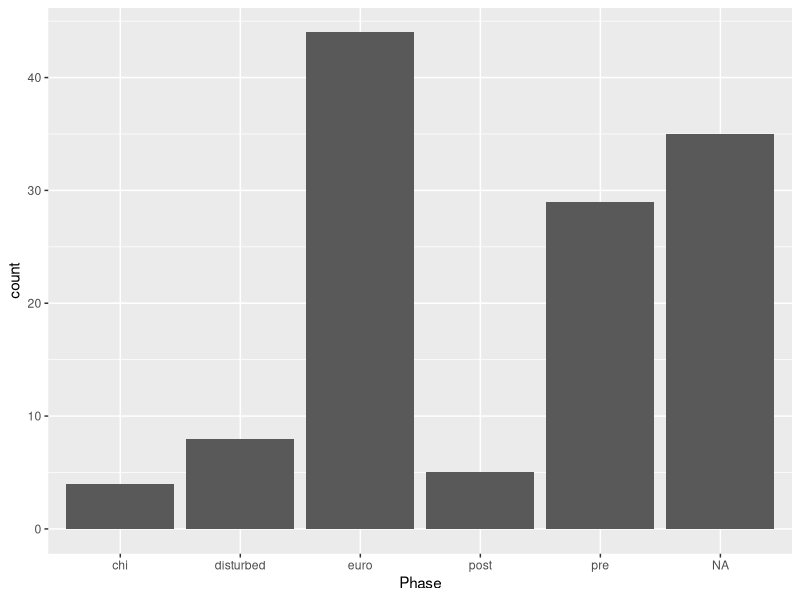
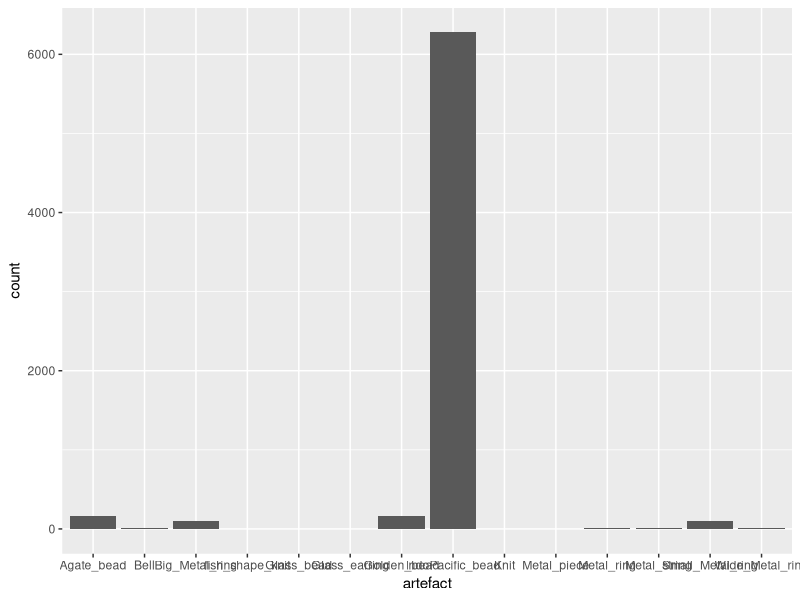
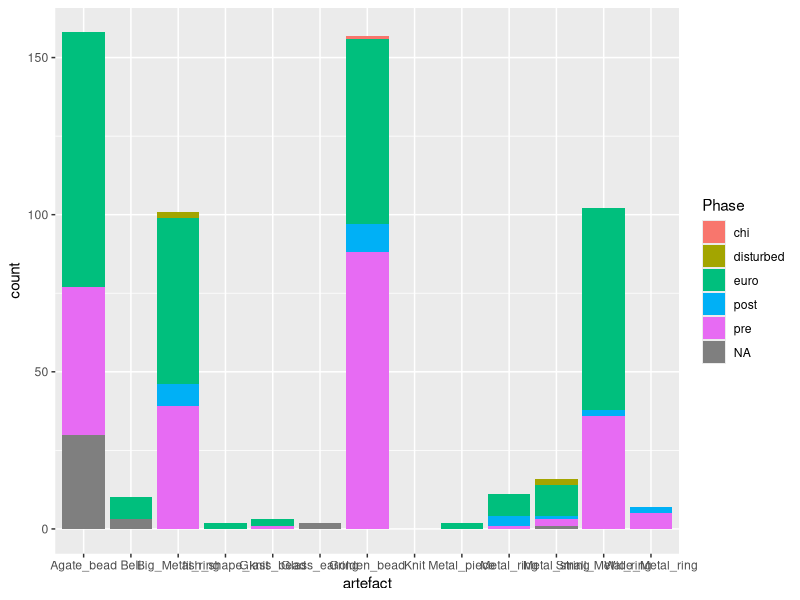
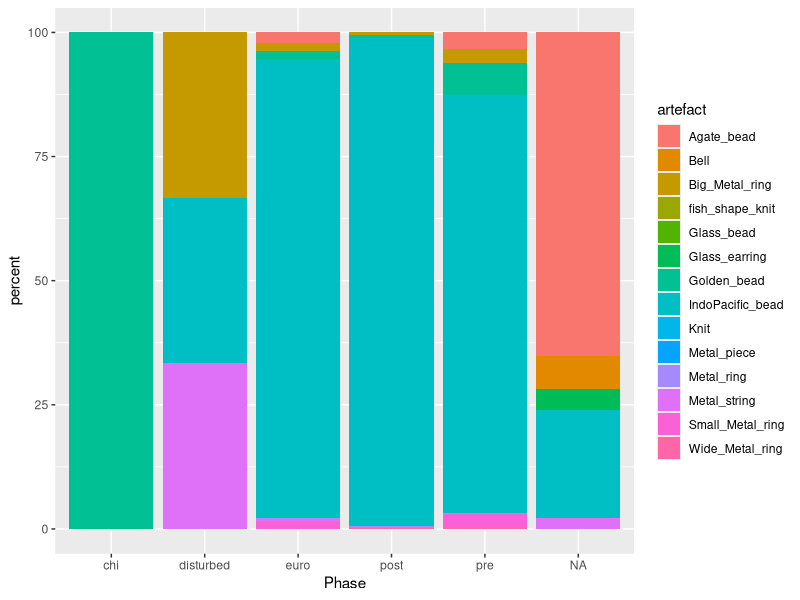
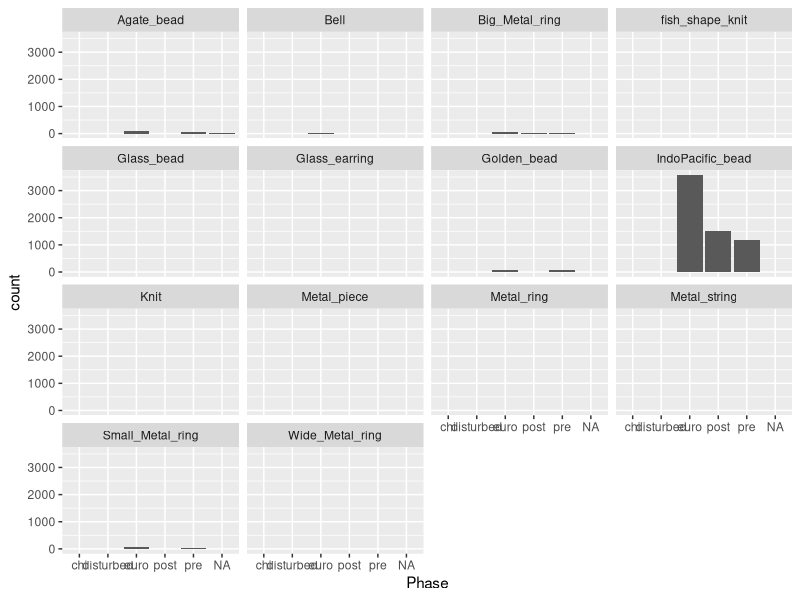
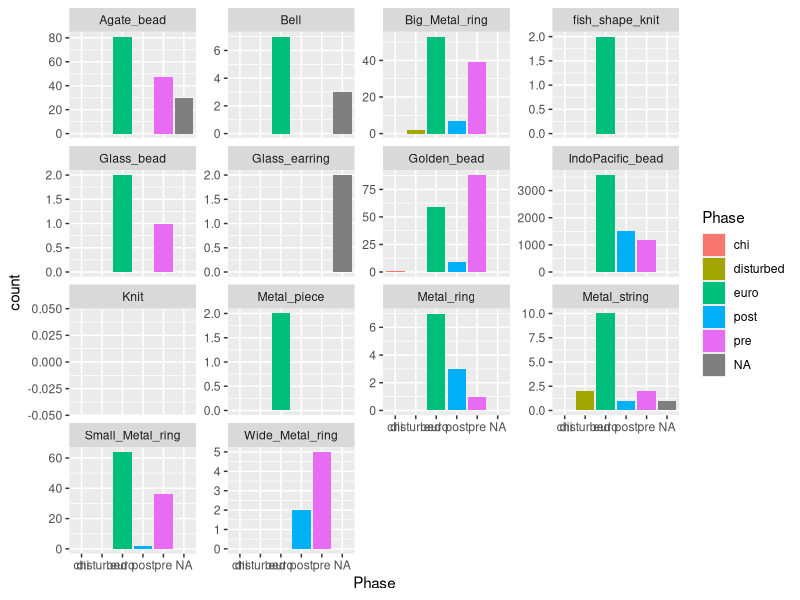
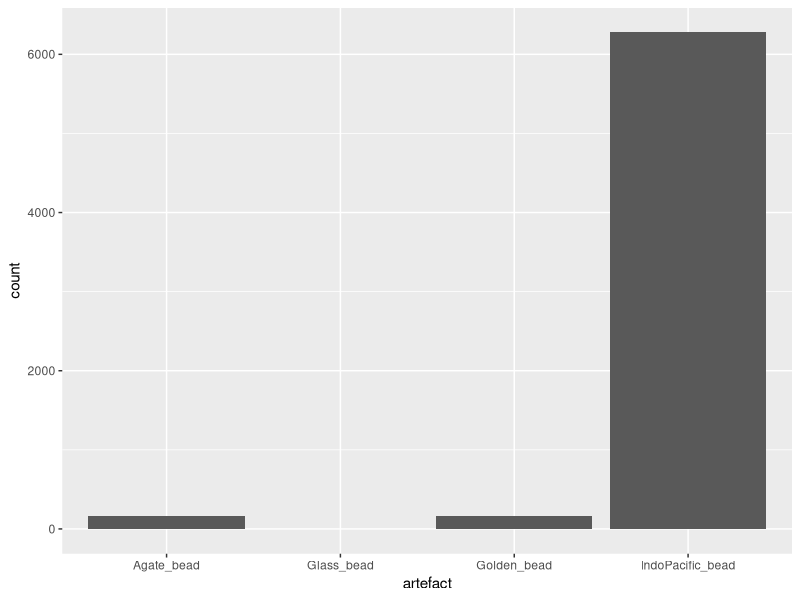

The R script that drew these images, in order:
## ---- chunk 1
#| label: wrangle-setup
#| include: false

library(ggplot2)
library(tidyr)
library(dplyr)
library(readr)
library(here)
library(stringr)

mortuary_data <- read_csv(here("data/mortuary_clean.csv"))
## ---- chunk 2
# by name
select(mortuary_data, Golden_bead)
# multiple names
select(mortuary_data, Golden_bead, Glass_bead)
# or (as before) position
select(mortuary_data, c(22,23))
## ---- chunk 3
filter(mortuary_data, Phase == "pre")
## ---- chunk 4
filter(mortuary_data, start_layer == 5) # only values that are equal to 5
filter(mortuary_data, start_layer != 5) # only values that are NOT equal to 5
filter(mortuary_data, start_layer > 5) # only values that are greater than 5
filter(mortuary_data, start_layer > 5 & start_layer <= 12) # only values that are greater than 5 AND (&) less than, or equal to 12
filter(mortuary_data, start_layer > 5 | start_layer < 12) # only values that are greater than 5 OR (|) less than 12
## ---- chunk 5
select(filter(mortuary_data, Phase == "pre"), ID, Golden_bead, Small_Metal_ring)
## ---- chunk 6
pre_euro <- filter(mortuary_data, Phase == "pre")
select(pre_euro, ID, Golden_bead, Small_Metal_ring)
## ---- chunk 7
pre_euro_cond2 <- filter(mortuary_data, 
                        Phase == "pre",
                        Condition == 2)
pre_euro_cond2_select <- select(pre_euro_cond2, ID, Golden_bead, Small_Metal_ring)
## ---- chunk 8
mean(pre_euro_cond2_select$Golden_bead, na.rm = T)
mean(pre_euro_cond2_select$Small_Metal_ring, na.rm = T)
## ---- chunk 9
group_by(.data = mortuary_data, Phase)
## ---- chunk 10
class(group_by(mortuary_data, Phase))
## ---- chunk 11
summarise(
    .data = mortuary_data,
    mean_golden = mean(Golden_bead, na.rm = T)
)
## ---- chunk 12
summarise(
    mortuary_data,
    mean_golden = mean(Golden_bead, na.rm = T),
    median_golden = median(Golden_bead, na.rm = T),
    sd_golden = sd(Golden_bead, na.rm = T)
)
## ---- chunk 13
mortuary_data |>
  group_by(Phase) |>
  summarise(
    mortuary_data,
    mean_golden = mean(Golden_bead, na.rm = T),
    median_golden = median(Golden_bead, na.rm = T),
    sd_golden = sd(Golden_bead, na.rm = T)
  )
## ---- chunk 14
summarise(
    mortuary_data,
    mean_golden = mean(Golden_bead, na.rm = T),
    median_golden = median(Golden_bead, na.rm = T),
    sd_golden = sd(Golden_bead, na.rm = T),
    .by = Phase
)
## ---- chunk 15
mortuary_data |>
  group_by(Phase) |>
  summarise(
    n = n()
  )
## ---- chunk 16
mortuary_data |>
  ggplot(aes(x = Phase)) +
    geom_bar()
## ---- chunk 17
mortuary_data |>
  count(Phase)
## ---- chunk 18
mortuary_data |>
  group_by(Phase) |>
  summarise(
    across(
        c(Golden_bead, Glass_bead, IndoPacific_bead), 
        ~ mean(.x, na.rm = T)
    )
  )
## ---- chunk 19
mortuary_data |>
  group_by(Phase) |>
  summarise(
    across(
        Agate_bead:Metal_piece, 
        ~ mean(.x, na.rm = T)
    )
  )
## ---- chunk 20
mortuary_data |>
  group_by(Phase) |>
  summarise(
    across(
        contains("bead"), 
        ~ mean(.x, na.rm = T)
    )
  )
## ---- chunk 21
mortuary_data |>
  group_by(Phase) |>
  summarise(
    across(
        ends_with("bead"), 
        ~ mean(.x, na.rm = T)
    )
  )
## ---- chunk 22
mortuary_data |>
  select(ends_with("bead"))
## ---- chunk 23
mortuary_data |>
  group_by(Phase) |> 
  summarise(
    across(
        contains("Metal"),
        ~ median(.x, na.rm = T)
    )
  )
## ---- chunk 24
mortuary_data |>
  group_by(Phase) |>
  summarise(
    across(
        ends_with("bead"),
        list(
          mean = ~ mean(.x, na.rm = T), 
          sd = ~ sd(.x, na.rm = T)
        )
    )
  )
## ---- chunk 25
list(
  "a_vector" = mortuary_data$Width,
  "a_data_frame" = mortuary_data,
  "a_function" = mean,
  "etc" = "etc"
)
## ---- chunk 26
mortuary_data |>
  group_by(Phase) |>
  summarise(
    across(
        Agate_bead:Kendi_mouth,
        list(
          mean = ~ mean(.x, na.rm = T), 
          sd = ~ sd(.x, na.rm = T)
        )
    )
  )
## ---- chunk 27
artefact_long <- mortuary_data |>
  select(ID, Phase, Agate_bead, Golden_bead) |>
  pivot_longer(Agate_bead:Golden_bead)
## ---- chunk 28
#| echo: false
try(artefact_long$Golden_bead)
## ---- chunk 29
artefact_long
## ---- chunk 30
artefact_long <- mortuary_data |>
  pivot_longer(
    Agate_bead:Metal_piece, # yes, we still need from x to y, but only once.
    names_to = "artefact",
    values_to = "count"
  )
## ---- chunk 31
dim(artefact_long)
## ---- chunk 32
artefact_long |>
  group_by(artefact) |>
  summarise(
    mean = median(count, na.rm = T),
    sd = sd(count, na.rm = T)
  )
## ---- chunk 33
artefact_long |>
  group_by(artefact, Phase) |>
  summarise(
    mean = median(count, na.rm = T),
    sd = sd(count, na.rm = T)
  )
## ---- chunk 34
mortuary_data |>
  group_by(Phase) |>
  summarise(
    across(
        Agate_bead:Kendi_mouth,
        list(
          mean = ~ mean(.x, na.rm = T), 
          sd = ~ sd(.x, na.rm = T)
        )
    )
  )
## ---- chunk 35
artefact_long |>
  ggplot(aes(x = artefact, y = count)) +
    geom_col()
## ---- chunk 36
artefact_long |>
  filter(artefact != "IndoPacific_bead") |>
  ggplot(aes(x = artefact, y = count, fill = Phase)) +
    geom_col()
## ---- chunk 37
percent_artefacts <- artefact_long |>
  group_by(Phase, artefact) |>
  summarise(
    n = sum(count, na.rm = T)
  ) |>
  group_by(Phase) |>
  mutate(percent = (n / sum(n)) * 100)
  
 percent_artefacts |>
  ggplot(aes(x = Phase, y = percent, fill = artefact)) +
    geom_col()
## ---- chunk 38
artefact_long |>
  group_by(Phase, artefact) |>
  summarise(
    n = sum(count, na.rm = T)
  )
## ---- chunk 39
artefact_long |>
  group_by(Phase, artefact) |>
  summarise(
    n = sum(count, na.rm = T)
  ) |>
  group_by(Phase) |>
  mutate(percent = (n / sum(n)) * 100) 
## ---- chunk 40
artefact_long |>
  ggplot(aes(x = Phase, y = count)) +
    geom_col() +
    facet_wrap(~ artefact) # a panel per artefact
## ---- chunk 41
#| label: artefact-counts
artefact_long |>
  ggplot(aes(x = Phase, y = count, fill = Phase)) +
    geom_col() +
    facet_wrap(~ artefact, scales = "free_y")
## ---- chunk 42
#| echo: false
try(
  artefact_long |>
    filter(contains("bead"))
)
## ---- chunk 43
artefact_long |>
  filter(str_detect(artefact, "bead")) |>
  ggplot(aes(x = artefact, y = count)) +
    geom_col()
## ---- chunk 44
str_detect(artefact_long$artefact, "bead")[1:100] # limit the output to 100 values
## ---- chunk 45
summarise(artefact_long,
          count = sum(count, na.rm = T),
          .by = c(Phase, artefact))
## ---- chunk 46
total_artefact_count <- artefact_long |>
  group_by(ID, Phase, Age, Gender) |>
  summarise(
    total_count = sum(count, na.rm = T)
  ) |>
  ungroup()
## ---- chunk 47
total_artefact_count
## ---- chunk 48
write_csv(total_artefact_count, here("data/total_artefact_count.csv"))
## ---- chunk 49
artefact_wide <- artefact_long |>
  pivot_wider(names_from = artefact, values_from = count)
## ---- chunk 50
dim(artefact_wide) == dim(mortuary_data) # we are testing if this statement is TRUE
